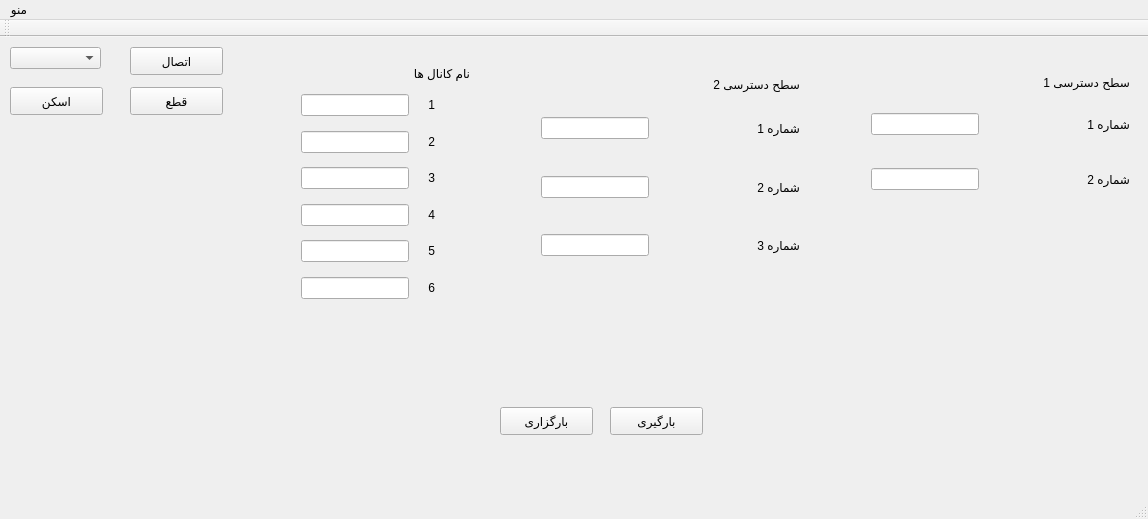
<?xml version="1.0" encoding="UTF-8"?>
<ui version="4.0">
 <class>MainWindow</class>
 <widget class="QMainWindow" name="MainWindow">
  <property name="geometry">
   <rect>
    <x>0</x>
    <y>0</y>
    <width>1148</width>
    <height>519</height>
   </rect>
  </property>
  <property name="windowTitle">
   <string>Raiwan</string>
  </property>
  <widget class="QWidget" name="centralWidget">
   <widget class="QComboBox" name="comboBox">
    <property name="geometry">
     <rect>
      <x>10</x>
      <y>10</y>
      <width>91</width>
      <height>22</height>
     </rect>
    </property>
   </widget>
   <widget class="QPushButton" name="connect">
    <property name="geometry">
     <rect>
      <x>130</x>
      <y>10</y>
      <width>93</width>
      <height>28</height>
     </rect>
    </property>
    <property name="text">
     <string>اتصال</string>
    </property>
   </widget>
   <widget class="QPushButton" name="scan">
    <property name="geometry">
     <rect>
      <x>10</x>
      <y>50</y>
      <width>93</width>
      <height>28</height>
     </rect>
    </property>
    <property name="text">
     <string>اسکن</string>
    </property>
   </widget>
   <widget class="QPushButton" name="sendBtn">
    <property name="geometry">
     <rect>
      <x>500</x>
      <y>370</y>
      <width>93</width>
      <height>28</height>
     </rect>
    </property>
    <property name="text">
     <string>بارگزاری</string>
    </property>
   </widget>
   <widget class="QPushButton" name="pushButton">
    <property name="geometry">
     <rect>
      <x>130</x>
      <y>50</y>
      <width>93</width>
      <height>28</height>
     </rect>
    </property>
    <property name="text">
     <string>قطع</string>
    </property>
   </widget>
   <widget class="QPushButton" name="fetch">
    <property name="geometry">
     <rect>
      <x>610</x>
      <y>370</y>
      <width>93</width>
      <height>28</height>
     </rect>
    </property>
    <property name="text">
     <string>بارگیری</string>
    </property>
   </widget>
   <widget class="QWidget" name="layoutWidget">
    <property name="geometry">
     <rect>
      <x>860</x>
      <y>10</y>
      <width>281</width>
      <height>181</height>
     </rect>
    </property>
    <layout class="QGridLayout" name="gridLayout_2">
     <item row="0" column="0">
      <widget class="QLabel" name="Admin">
       <property name="text">
        <string>سطح دسترسی 1</string>
       </property>
      </widget>
     </item>
     <item row="1" column="0">
      <layout class="QFormLayout" name="formLayout_4">
       <item row="0" column="0">
        <widget class="QLineEdit" name="adminNum1">
         <property name="text">
          <string/>
         </property>
        </widget>
       </item>
       <item row="0" column="1">
        <widget class="QLabel" name="adminLab1">
         <property name="text">
          <string>شماره 1</string>
         </property>
        </widget>
       </item>
      </layout>
     </item>
     <item row="2" column="0">
      <layout class="QFormLayout" name="formLayout_5">
       <item row="0" column="0">
        <widget class="QLineEdit" name="adminNum2">
         <property name="text">
          <string/>
         </property>
        </widget>
       </item>
       <item row="0" column="1">
        <widget class="QLabel" name="adminLab2">
         <property name="text">
          <string>شماره 2</string>
         </property>
        </widget>
       </item>
      </layout>
     </item>
    </layout>
   </widget>
   <widget class="QWidget" name="layoutWidget">
    <property name="geometry">
     <rect>
      <x>530</x>
      <y>10</y>
      <width>281</width>
      <height>251</height>
     </rect>
    </property>
    <layout class="QGridLayout" name="gridLayout">
     <item row="0" column="0">
      <widget class="QLabel" name="user">
       <property name="text">
        <string>سطح دسترسی 2</string>
       </property>
      </widget>
     </item>
     <item row="1" column="0">
      <layout class="QFormLayout" name="formLayout">
       <item row="0" column="0">
        <widget class="QLineEdit" name="userNum1">
         <property name="text">
          <string/>
         </property>
        </widget>
       </item>
       <item row="0" column="1">
        <widget class="QLabel" name="userLab1">
         <property name="text">
          <string>شماره 1</string>
         </property>
        </widget>
       </item>
      </layout>
     </item>
     <item row="2" column="0">
      <layout class="QFormLayout" name="formLayout_2">
       <item row="0" column="0">
        <widget class="QLineEdit" name="userNum2">
         <property name="text">
          <string/>
         </property>
        </widget>
       </item>
       <item row="0" column="1">
        <widget class="QLabel" name="userLab2">
         <property name="text">
          <string>شماره 2</string>
         </property>
        </widget>
       </item>
      </layout>
     </item>
     <item row="3" column="0">
      <layout class="QFormLayout" name="formLayout_3">
       <item row="0" column="0">
        <widget class="QLineEdit" name="userNum3">
         <property name="text">
          <string/>
         </property>
        </widget>
       </item>
       <item row="0" column="1">
        <widget class="QLabel" name="userLab3">
         <property name="text">
          <string>شماره 3</string>
         </property>
        </widget>
       </item>
      </layout>
     </item>
    </layout>
   </widget>
   <widget class="QWidget" name="layoutWidget">
    <property name="geometry">
     <rect>
      <x>290</x>
      <y>10</y>
      <width>191</width>
      <height>271</height>
     </rect>
    </property>
    <layout class="QGridLayout" name="gridLayout_3">
     <item row="0" column="0">
      <widget class="QLabel" name="channelName">
       <property name="text">
        <string>نام کانال ها</string>
       </property>
      </widget>
     </item>
     <item row="1" column="0">
      <layout class="QFormLayout" name="formLayout_6">
       <item row="0" column="0">
        <widget class="QLineEdit" name="channel1"/>
       </item>
       <item row="0" column="1">
        <widget class="QLabel" name="channel1Label">
         <property name="text">
          <string>    1</string>
         </property>
        </widget>
       </item>
      </layout>
     </item>
     <item row="2" column="0">
      <layout class="QFormLayout" name="formLayout_7">
       <item row="0" column="0">
        <widget class="QLineEdit" name="channel2"/>
       </item>
       <item row="0" column="1">
        <widget class="QLabel" name="channel1Label_2">
         <property name="text">
          <string>    2</string>
         </property>
        </widget>
       </item>
      </layout>
     </item>
     <item row="3" column="0">
      <layout class="QFormLayout" name="formLayout_8">
       <item row="0" column="0">
        <widget class="QLineEdit" name="channel3"/>
       </item>
       <item row="0" column="1">
        <widget class="QLabel" name="channel1Label_3">
         <property name="text">
          <string>    3</string>
         </property>
        </widget>
       </item>
      </layout>
     </item>
     <item row="4" column="0">
      <layout class="QFormLayout" name="formLayout_9">
       <item row="0" column="0">
        <widget class="QLineEdit" name="channel4"/>
       </item>
       <item row="0" column="1">
        <widget class="QLabel" name="channel1Label_4">
         <property name="text">
          <string>    4</string>
         </property>
        </widget>
       </item>
      </layout>
     </item>
     <item row="5" column="0">
      <layout class="QFormLayout" name="formLayout_10">
       <item row="0" column="0">
        <widget class="QLineEdit" name="channel5"/>
       </item>
       <item row="0" column="1">
        <widget class="QLabel" name="channel1Label_5">
         <property name="text">
          <string>    5</string>
         </property>
        </widget>
       </item>
      </layout>
     </item>
     <item row="6" column="0">
      <layout class="QFormLayout" name="formLayout_11">
       <item row="0" column="0">
        <widget class="QLineEdit" name="channel6"/>
       </item>
       <item row="0" column="1">
        <widget class="QLabel" name="channel1Label_6">
         <property name="text">
          <string>    6</string>
         </property>
        </widget>
       </item>
      </layout>
     </item>
    </layout>
   </widget>
  </widget>
  <widget class="QMenuBar" name="menuBar">
   <property name="geometry">
    <rect>
     <x>0</x>
     <y>0</y>
     <width>1148</width>
     <height>26</height>
    </rect>
   </property>
   <widget class="QMenu" name="menu">
    <property name="layoutDirection">
     <enum>Qt::LeftToRight</enum>
    </property>
    <property name="title">
     <string>منو</string>
    </property>
    <addaction name="action_3"/>
   </widget>
   <addaction name="menu"/>
  </widget>
  <widget class="QToolBar" name="mainToolBar">
   <attribute name="toolBarArea">
    <enum>TopToolBarArea</enum>
   </attribute>
   <attribute name="toolBarBreak">
    <bool>false</bool>
   </attribute>
  </widget>
  <widget class="QStatusBar" name="statusBar"/>
  <action name="action">
   <property name="text">
    <string>خانه</string>
   </property>
  </action>
  <action name="action_3">
   <property name="text">
    <string>درباره ما</string>
   </property>
  </action>
 </widget>
 <layoutdefault spacing="6" margin="11"/>
 <resources/>
 <connections/>
</ui>
